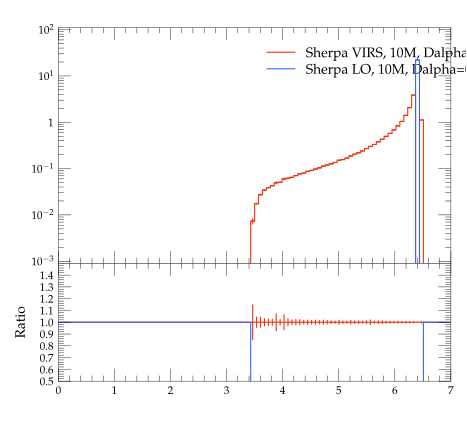

Recreate this plot in Python.
#! /usr/bin/env python

# This Python script was auto-generated using YODA v2.0.0.
# Analysis object: /evtb/cutEg_jb_e
# Timestamp: 16-04-2024 (10:08:55)

import matplotlib as mpl
import matplotlib.pyplot as plt
mpl.use('Agg') # comment out for interactive use
import os
import numpy as np

plotDir = os.path.split(os.path.realpath(__file__))[0]
if 'YODA_USER_PLOT_PATH' in globals():
    plot_outdir = globals()['YODA_USER_PLOT_PATH']
else:
    plot_outdir = plotDir

#plot style
plt.style.use(os.path.join(plotDir, '../default.mplstyle'))
# plot metadata
figW, figH = plt.rcParams['figure.figsize']
ax_xLabel = r''
ax_yLabel = r''
ax_title  = r''
ax_xScale = 'linear'
ax_yScale = 'log'
xLims = (0.0, 7.0)
yLims = (0.0009000000000000001, 110.00000000000001)

# TeX-friendly labels for the legend
labels = [ r"Sherpa VIRS, 10M, Dalpha=0.01", r"Sherpa LO, 10M, Dalpha=0.01" ]

# Create figure and axis objects
fig, (ax, ratio0_ax) = plt.subplots(2, 1, sharex=True,
                  figsize=(figW,figH), gridspec_kw={'height_ratios': (2, 1)})
ratio0_ax.yaxis.set_major_locator(mpl.ticker.MultipleLocator(0.1))
ratio0_ax.set_ylim(0.5, 1.4999)
ratio0_ax.set_ylabel('Ratio')

# LineColor map: curve index -> color
linecolors = {0: '#EE3311', 1: '#3366FF'}
# the numerical data is stored in a separate file
dataf = dict()
prefix = os.path.split(__file__)[0]
if prefix:    prefix = prefix + '/'
exec(open(prefix+'cutEg_jb_e__data.py').read(), dataf)


legend_handles = [] # keep track of handles for the legend

# style options for curves
# starts at zorder>=5 to draw curve on top of legend
styles = {
  'curve0': {
    'color' : linecolors[0],
    'linestyle' : '-',
    'marker' : 'o',
    'zorder' : 5,
    'histstyle' : True,
  },
  'curve1': {
    'color' : linecolors[1],
    'linestyle' : '-',
    'marker' : 'o',
    'zorder' : 6,
    'histstyle' : True,
  },
}
# curve from input yoda files in main panel
for label in dataf['yvals'].keys():
    if all(np.isnan(v) for v in dataf['yvals'][label]):
        continue
    tmp = None
    if styles[label]['histstyle']: # draw as histogram
        tmp, = ax.plot(dataf['xedges'], dataf['yedges'][label],
                       color=styles[label]['color'],
                       linestyle=styles[label]['linestyle'],
                       drawstyle='steps-pre', solid_joinstyle='miter',
                       zorder=styles[label]['zorder'], label=label)
        ax.errorbar(dataf['xpoints'], dataf['yvals'][label], color=styles[label]['color'],
                    xerr=dataf['xerrs'], yerr=[dataf['ydowns'][label], dataf['yups'][label]],
                    linestyle='none', zorder=styles[label]['zorder'])
    else: # draw as scatter
        tmp = ax.errorbar(dataf['xpoints'], dataf['yvals'][label],
                          xerr=dataf['xerrs'],
                          yerr=[ dataf['ydowns'][label],
                          dataf['yups'][label] ],
                          fmt=styles[label]['marker'],
                          ecolor=styles[label]['color'],
                          color=styles[label]['color'], zorder=2)
        tmp[-1][0].set_linestyle(styles[label]['linestyle'])
    legend_handles += [tmp]
    for varLabel in dataf['variation_yvals'].keys():
        if varLabel.startswith(label):
            tmp, = ax.plot(dataf['xedges'], dataf['variation_yvals'][varLabel],
                           color=styles[label]['color'],
                           linestyle=styles[label]['linestyle'],
                           drawstyle='steps-pre', solid_joinstyle='miter',
                           zorder=styles[label]['zorder'], alpha=0.5)


# plots on ratio panel
# curve from input yoda files in ratio panel
for label, yvals in dataf['ratio0_yvals'].items():
    if all(np.isnan(v) for v in yvals):
        continue
    if styles[label]['histstyle']: # plot as histogram
        ratio0_ax.plot(dataf['xedges'], yvals,
                       color=styles[label]['color'],
                       linestyle=styles[label]['linestyle'],
                       drawstyle='steps-pre', zorder=1,
                       solid_joinstyle='miter')
        ratio0_ax.vlines(dataf['xpoints'],
                         dataf['ratio0_ymin'][label],
                         dataf['ratio0_ymax'][label],
                         color=styles[label]['color'], zorder=1)
    else: # plot as scatter
        tmp = ratio0_ax.errorbar(dataf['xpoints'],
                                 yvals, xerr=dataf['xerrs'],
                                 yerr=dataf['ratio0_yerrs'][label],
                                 fmt=styles[label]['marker'],
                                 ecolor=styles[label]['color'],
                                 color=styles[label]['color'])
        tmp[-1][0].set_linestyle(styles[label]['linestyle'])

    for varlabel in dataf['ratio0_variation_vals'].keys():
        if varlabel.startswith(label):
            ratio0_ax.plot(dataf['xedges'],
                            dataf['ratio0_variation_vals'][varlabel],
                            color=styles[label]['color'],
                            linestyle=styles[label]['linestyle'],
                            drawstyle='steps-pre', solid_joinstyle='miter',
                            zorder=1, alpha=0.5)

legend_pos = (0.5, 0.97)
ax.legend(legend_handles, labels, loc='upper left', bbox_to_anchor=legend_pos)

# set plot metadata as defined above
ratio0_ax.set_xlabel(ax_xLabel)
ratio0_ax.xaxis.set_label_coords(1., -.15)
ax.set_ylabel(ax_yLabel, loc='top')
ax.set_title(ax_title, loc='left')
ax.set_xscale(ax_xScale)
ax.set_yscale(ax_yScale)
ax.set_xlim(xLims)
ax.set_ylim(yLims)

# tick formatting
plt.rcParams['xtick.top'] = True
plt.rcParams['ytick.right'] = True
ax.yaxis.set_major_locator(mpl.ticker.LogLocator(base=10.0, numticks=np.inf))
ax.yaxis.set_minor_locator(mpl.ticker.LogLocator(
                           base=10.0, subs=np.arange(0.1, 1, 0.1), numticks=np.inf))
fig.align_ylabels((ax, ratio0_ax))
plt.savefig(os.path.join(plot_outdir, 'cutEg_jb_e.pdf'), format='PDF')
plt.savefig(os.path.join(plot_outdir, 'cutEg_jb_e.png'), format='PNG')

plt.close(fig)
